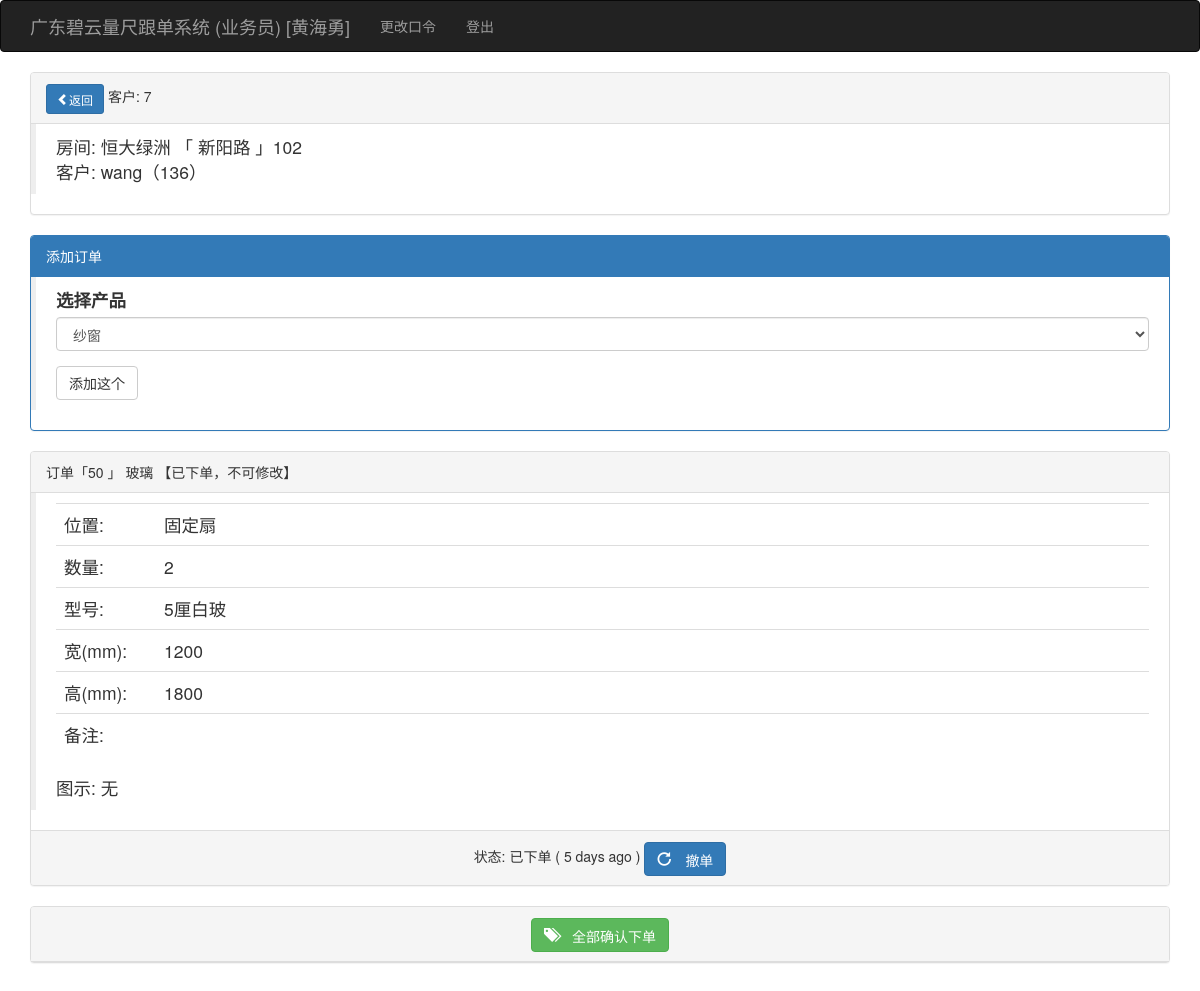
The app's page /showkehudd/7 (signed in), older data.
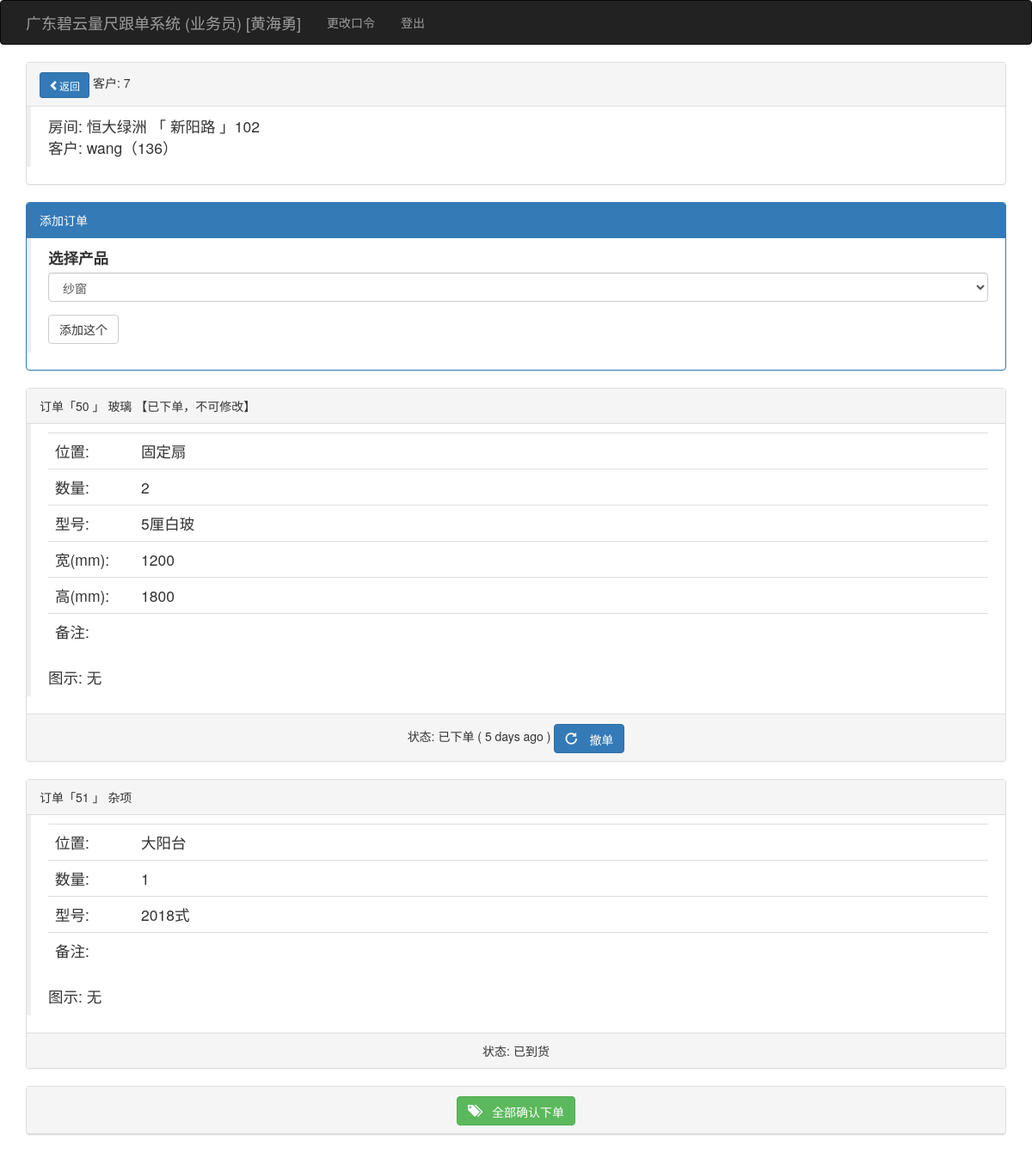
The same page, newer data.
### app/models.py (models this page shows, shortened)
class Dingdan(db.Model):
    __tablename__ = 'dingdans'
    id = db.Column(db.Integer, primary_key=True)
    kehu_id = db.Column(db.Integer, db.ForeignKey('kehus.id'))
    chanpin_id = db.Column(db.Integer, db.ForeignKey('chanpins.id'))
    shuliang = db.Column(db.Integer)
    weizhi = db.Column(db.String(64))
    xinghao = db.Column(db.String(64))
    kuan_chang = db.Column(db.Integer)
    gao = db.Column(db.Integer)
    meikongkuan_bashoudigao = db.Column(db.Integer)
    color = db.Column(db.String(64))
    shanshu = db.Column(db.Integer)
    zhonghengtiaoshu_gantiaoshu = db.Column(db.Integer)
    shuowei = db.Column(db.String(64))
    ishaveht = db.Column(db.String(64))
    zhangfa_dengfenshu_kaishuofangshi = db.Column(db.String(64))
    jiage = db.Column(db.Float)
    tushipic = db.Column(db.String(64))
    beizhu = db.Column(db.String(64))
    status = db.Column(db.Integer, default=1)  # 1测尺、2业务下单、3工厂下单、4工厂入库、5工厂发货、6收货、7派工、8装完、9安清款
    fakaidi = db.Column(db.String(64))  # -1
    time_1 = db.Column(db.DateTime())
    user_1_id = db.Column(db.Integer, db.ForeignKey('users.id'))
    beizhue = db.Column(db.String(64))
    time0 = db.Column(db.DateTime(), default=datetime.utcnow)
    user0_id = db.Column(db.Integer, db.ForeignKey('users.id'))
    time1 = db.Column(db.DateTime())
    user1_id = db.Column(db.Integer, db.ForeignKey('users.id'))
    time2 = db.Column(db.DateTime())
    user2_id = db.Column(db.Integer, db.ForeignKey('users.id'))
    time3 = db.Column(db.DateTime())
    user3_id = db.Column(db.Integer, db.ForeignKey('users.id'))
    time4 = db.Column(db.DateTime())
    user4_id = db.Column(db.Integer, db.ForeignKey('users.id'))
    time5 = db.Column(db.DateTime())
    user5_id = db.Column(db.Integer, db.ForeignKey('users.id'))
    time6 = db.Column(db.DateTime())
    user6_id = db.Column(db.Integer, db.ForeignKey('users.id'))
    time7 = db.Column(db.DateTime())
    user7_id = db.Column(db.Integer, db.ForeignKey('users.id'))
    time8 = db.Column(db.DateTime())
    user8_id = db.Column(db.Integer, db.ForeignKey('users.id'))
    time9 = db.Column(db.DateTime())
    user9_id = db.Column(db.Integer, db.ForeignKey('users.id'))
    time_1 = db.Column(db.DateTime())
    user_1_id = db.Column(db.Integer, db.ForeignKey('users.id'))
    beizhue = db.Column(db.String(64))
    az_status = db.Column(db.Integer)
    az_beizhue = db.Column(db.String(64))
    az_time_1 = db.Column(db.DateTime())
    az_time1 = db.Column(db.DateTime())
    az_time2 = db.Column(db.DateTime())
    az_time3 = db.Column(db.DateTime())
    azd_id = db.Column(db.Integer, db.ForeignKey('users.id'))
    dingdan_azd = db.relationship("User", foreign_keys=[azd_id])

class Chanpin(db.Model):
    __tablename__ = 'chanpins'
    id = db.Column(db.Integer, primary_key=True)
    pinming = db.Column(db.String(64))
    jiage = db.Column(db.Float)
    beizhu = db.Column(db.String(64))
    dingdans = db.relationship('Dingdan', backref='chanpin', lazy='dynamic')

### app/main/views.py (the view, shortened to what this page needs)
@main.route('/showkehudd/<int:id>', methods=['GET', 'POST'])
@login_required
def showkehudd(id):
    if current_user.role != '业务员':
        return redirect(url_for('main.index'))
    form = WilladdcpForm()
    kehu = Kehu.query.get(id)
    user = current_user._get_current_object()
    return render_template('showkehudd.html', form=form, kehu=kehu)

### app/main/forms.py
class WilladdcpForm(FlaskForm):
    chanpin = SelectField('选择产品', validators=[DataRequired()], coerce=int)
    submit = SubmitField('添加这个')
    def __init__(self, *args, **kwargs):
        super(WilladdcpForm, self).__init__(*args, **kwargs)
        self.chanpin.choices = [(chanpin.id, chanpin.pinming) for chanpin in
                                Chanpin.query.order_by(Chanpin.beizhu).all()]  # Chanpin.id

### app/models.py (called while the page is built)
    @login_manager.user_loader
    def load_user(user_id):
        return User.query.get(int(user_id))

### app/templates/showkehudd.html (shortened to what the changed rows need)
{% extends "base.html" %}
{% import "bootstrap/wtf.html" as wtf %}
{% block page_content %}
    {% for dingdan in kehu.dingdans %}
        <div class="panel panel-default">
            <div class="panel-heading">订单「{{ dingdan.id }} 」 {{ dingdan.chanpin.pinming }}
                {% if dingdan.status == 1 %}
                    <a class="btn btn-danger btn-sm  glyphicon glyphicon-remove"
                       href="{{ url_for('main.deldingdan', ddid=dingdan.id, khid=kehu.id) }}"> 删</a>
                    <a class="btn btn-primary glyphicon glyphicon-pencil"
                       href="{{ url_for('main.editdingdan', ddid=dingdan.id, khid=kehu.id) }}"> 改</a>
                {% elif dingdan.status == 2 %}
                    【已下单，不可修改】
                {% elif dingdan.status == 3 %}
                    【已订货，不可修改】
                {% endif %}
            </div>
            <div class="post-body">
                <blockquote>
                    <table class="table">
                        <tr>
                            <td style="width: 100px;">位置:</td>
                            <td>{{ dingdan.weizhi }}</td>
                        </tr>
                        <tr>
                            <td>数量:</td>
                            <td>{{ dingdan.shuliang }}</td>
                        </tr>
                        <tr>
                            <td>型号:</td>
                            <td>{{ dingdan.xinghao }}</td>
                        </tr>
                        {% if dingdan.chanpin.pinming == '隐形网' %}
                            <tr>
                                <td>宽(mm):</td>
                                <td>{{ dingdan.kuan_chang }}</td>
                            </tr>
                            <tr>
                                <td>高(mm):</td>
                                <td>{{ dingdan.gao }}</td>
                            </tr>
                            <tr>
                                <td>颜色:</td>
                                <td>{{ dingdan.color }}</td>
                            </tr>
                        {% elif dingdan.chanpin.pinming == '玻璃' %}
                            <tr>
                                <td>宽(mm):</td>
                                <td>{{ dingdan.kuan_chang }}</td>
                            </tr>
                            <tr>
                                <td>高(mm):</td>
                                <td>{{ dingdan.gao }}</td>
                            </tr>
                        {% endif %}
                        <tr>
                            <td>备注:</td>
                            <td>{{ dingdan.beizhu }}</td>
                        </tr>
                    </table>
                    图示:
                                            {% if dingdan.tushipic %}
                                                <br>
                                                <img height="180" src="/static/upload/{{ dingdan.tushipic }}">
                                                {% else %}
                                                无
                                                {% endif %}
                </blockquote>
            </div>
            <div class="panel-footer text-center">状态:
                {% if dingdan.status == 1 %}
                    已量尺
                {% elif dingdan.status == 2 %}
                    已下单
                {% elif dingdan.status == 3 %}
                    已订货
                {% elif dingdan.status == 4 %}
                    已入库
                {% elif dingdan.status == 5 %}
                    已发货
                {% elif dingdan.status == 6 %}
                    已到货
                {% elif dingdan.status == 7 %}
                    安装中
                {% elif dingdan.status == 8 %}
                    安装完成
                {% elif dingdan.status == 9 %}
                    完成收款
                {% else %}
                    状态有误
                {% endif %}
                {% if dingdan.status == 1 %}
                    {% if '量房' in kehu.chenghu %}
                        样板房
                    {% else %}
                        <a class="btn btn-success  glyphicon glyphicon-tags"
                           href="{{ url_for('main.doxiadanone', khid=kehu.id, ddid=dingdan.id) }}"> 确认下单</a>
                    {% endif %}
                {% elif dingdan.status== 2 %}
                    ( {{ moment(dingdan.time2).fromNow(refresh=True) }} )
                    <a class="btn btn-primary  glyphicon glyphicon-repeat"
                       href="{{ url_for('main.undoxiadanone', khid=kehu.id, ddid=dingdan.id) }}"> 撤单</a>
                {% elif dingdan.status == 3 %}
                    【不可撤单】
                {% endif %}
            </div>
        </div>
    {% endfor %}
{% endblock %}

Row changes from the older to the newer data that the page shows:
added Dingdan: id "51", chanpin.pinming "杂项", weizhi "大阳台", shuliang "1", xinghao "2018式", tushipic "无", status "已到货"
